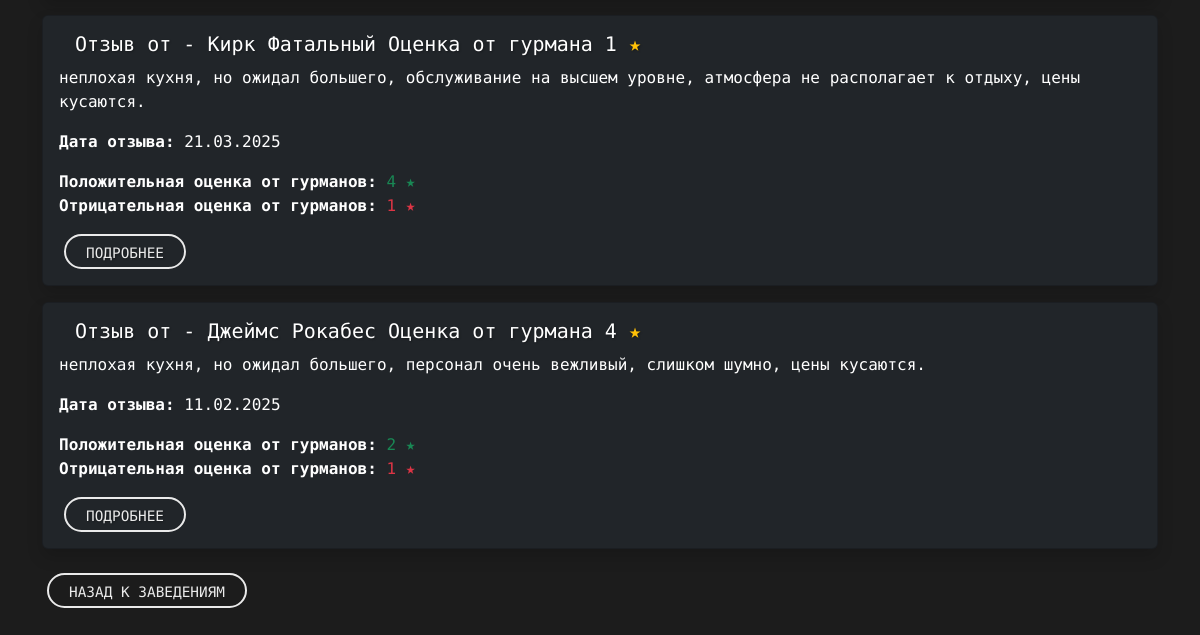
Page /place/peshernaya-temnica/ (lower part) on the earlier database version.
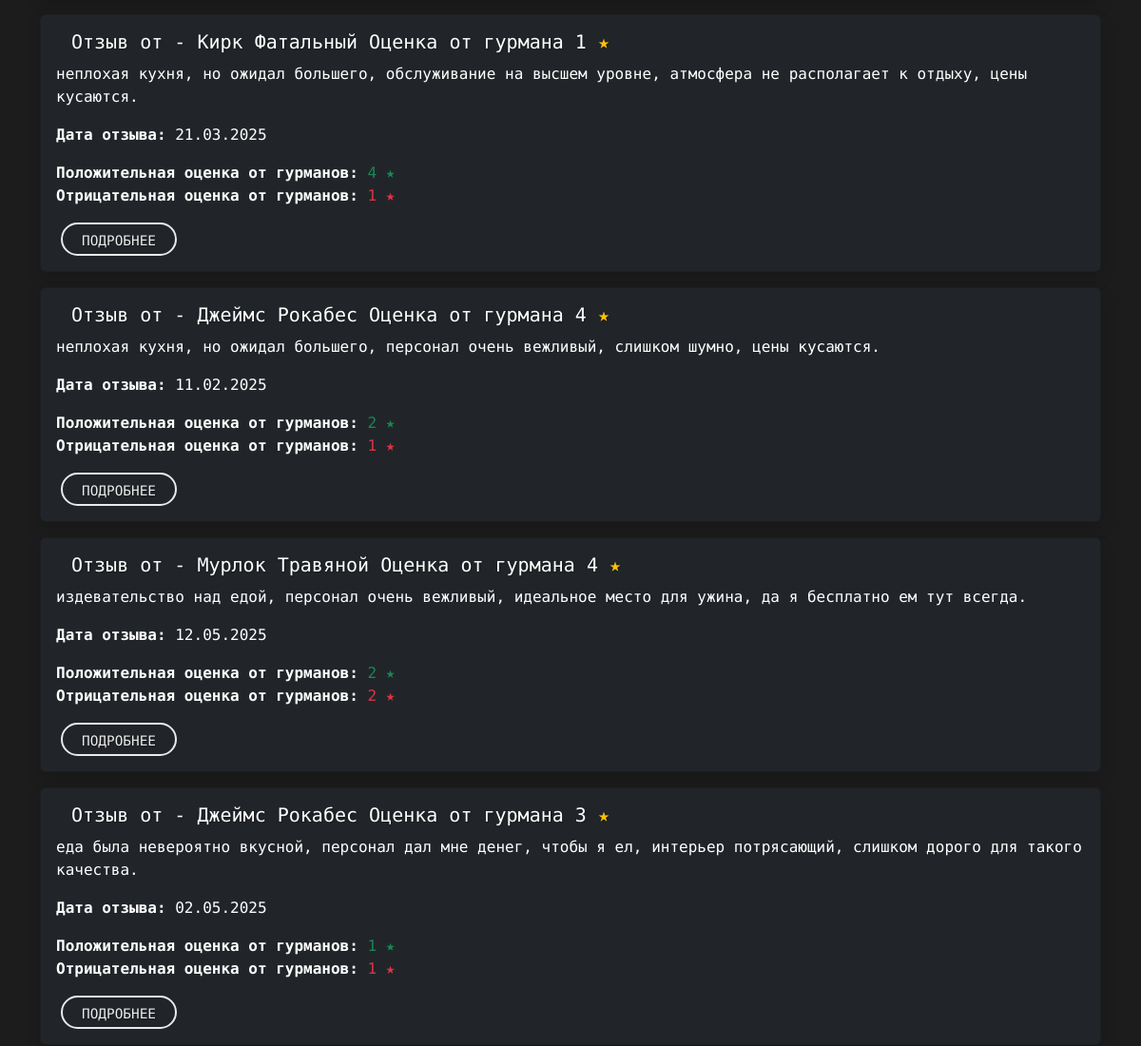
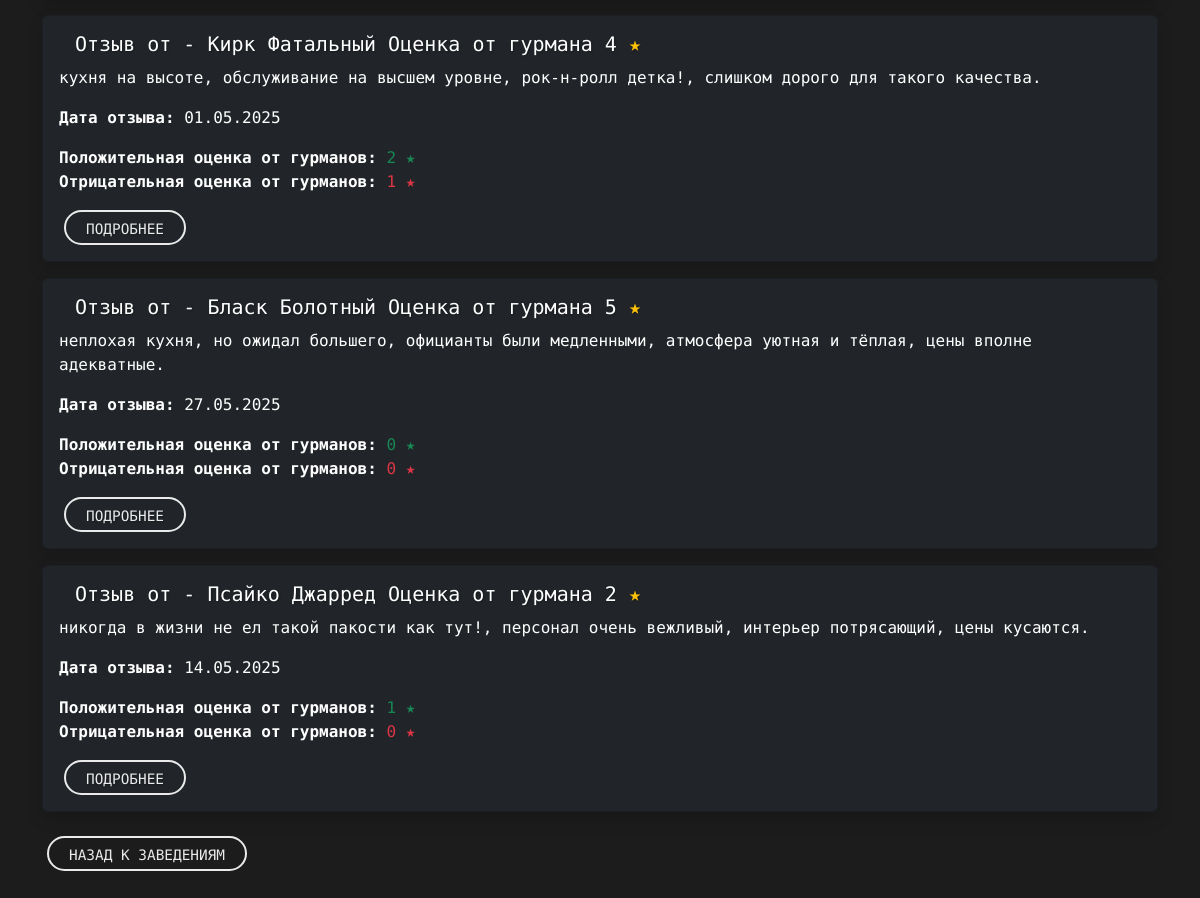
Same page on the later database version (2 pictures, top to bottom).
### landing/models.py (models this page shows, shortened)
class Review(models.Model):
    name = models.CharField(max_length=50)
    review_date = models.DateTimeField(auto_now_add=True)
    description = models.TextField()
    gourmand_rating = models.IntegerField(null=True, blank=True, default=None)
    positive_rating = models.IntegerField(default=0)
    negative_rating = models.IntegerField(default=0)
    gourmand = models.ForeignKey(
        settings.AUTH_USER_MODEL,
        on_delete=models.DO_NOTHING,
        related_name='reviews'
    )
    place = models.ForeignKey('Place', on_delete=models.CASCADE, related_name='reviews')
    slug = models.SlugField(max_length=100, blank=True, unique=True, verbose_name="Слаг")

class User(AbstractBaseUser, PermissionsMixin):
    ROLE_CHOICES = (
        ("gourmand", "Гурман"),
        ("owner", "Владелец заведения"),
    )
    email = models.EmailField(unique=True)
    first_name = models.CharField(max_length=30, blank=True)
    last_name = models.CharField(max_length=30, blank=True)
    role = models.CharField(max_length=10, choices=ROLE_CHOICES, default="gourmand", db_index=True)
    is_active = models.BooleanField(default=True)
    is_staff = models.BooleanField(default=False)
    slug = models.SlugField(max_length=100, blank=True, unique=True, verbose_name="Слаг")
    date_joined = models.DateTimeField(auto_now_add=True, db_index=True)
    objects = UserManager()
    USERNAME_FIELD = "email"
    REQUIRED_FIELDS = ["first_name", "last_name"]

### landing/views.py (the view, shortened to what this page needs)
# urls.py: path('place/<slug:slug>/', views.place, name='place'),
def place(request, slug):
    place_obj = get_object_or_404(Place, slug=slug)
    reviews = Review.objects.filter(place=place_obj)
    context = {
        'place': place_obj,
        'reviews': reviews,
    }
    return render(request, 'places/place.html', context)

### templates/places/place.html (shortened to what this page needs)
{% extends 'landing/base.html' %}
{% load static math_filters %}
{% block content %}
<div class="container my-4 my-md-5">
    {% if reviews %}
        {% for review in reviews %}
            <div class="card bg-dark text-white shadow mt-3">
                <div class="card-body">
                    <h5 class="custom-text-color">Отзыв от - {{ review.gourmand.first_name }} {{ review.gourmand.last_name }} Оценка от гурмана {{ review.gourmand_rating }} <span class="text-warning">★</span></h5>
                    <p>{{ review.description|truncatewords:20 }}</p>
                    <p><strong>Дата отзыва:</strong> {{ review.review_date|date:"d.m.Y" }}</p>
                    <p>
                        <strong>Положительная оценка от гурманов:</strong>
                        <span class="text-success">{{ review.positive_rating }} ★</span><br>
                        <strong>Отрицательная оценка от гурманов:</strong>
                        <span class="text-danger">{{ review.negative_rating }} ★</span>
                    </p>
                    <div class="button_user">
                        <a href="{% url 'review' review.id %}" class="custom-button custom-text-color">Подробнее</a>
                    </div>
                </div>
            </div>
        {% endfor %}
    {% endif %}
    <div class="mt-4 button_user">
        <a href="{% url 'places' %}" class="custom-button">Назад к заведениям</a>
    </div>
</div>
{% endblock %}

### templates/landing/base.html (shortened to what this page needs)
{% load static %}
<!DOCTYPE html>
<html lang="ru">
<head>
    <link rel="stylesheet" href="https://cdn.jsdelivr.net/npm/swiper@11/swiper-bundle.min.css" />
    <link href="https://cdn.jsdelivr.net/npm/bootstrap@5.3.3/dist/css/bootstrap.min.css" rel="stylesheet">
    <link rel="stylesheet" href="{% static 'landing/css/style.css' %}">
    <link href="https://cdn.jsdelivr.net/npm/bootstrap-icons@1.10.5/font/bootstrap-icons.css" rel="stylesheet">
</head>
<body class="main-layout">
<main class="pt-header foot-card">
    {% block content %}
    {% endblock %}
</main >
</body>
</html>

### templates/includes/header.html (shortened to what this page needs)
{% load static %}

### landing/static/landing/css/style.css (style rules this page uses)
body { background-color: #1c1c1c; color: white; font-family: 'LXGW WenKai Mono TC', 'Arial', sans-serif; min-height: 100vh; display: flex; flex-direction: column; }
main { flex: 1 0 auto; }
a { color: #1f1f1f; text-decoration: none !important; outline: none !important; transition: all 0.3s ease-in-out; }
h1, h2, h3, h4, h5, h6 { letter-spacing: 0; font-weight: normal; position: relative; padding: 0 0 10px 0; line-height: normal; color: #111111; margin: 0; }
h5 { font-size: 20px; }
.button_user a { float: left; min-width: 75px; height: 35px; text-align: center; line-height: 35px; position: relative; padding: 0 15px; margin: 0 2px; }
.button_user .custom-button { display: inline-block; min-width: 120px; height: 35px; line-height: 35px; text-align: center; padding: 0 20px; margin: 0 5px; color: #eaeaea; border: 2px solid #eaeaea; border-radius: 25px; transition: all 0.3s ease; text-transform: uppercase; font-size: 0.9rem; }
.foot-card { display: flex; flex-direction: column; justify-content: space-between; }
.card-body { padding-top: 1rem!important; padding-right: 1rem!important; }
.custom-text-color span { color: #FFC107!important; }

Differences in the rows shown:
added Review: gourmand.first_name "Мурлок", gourmand.last_name "Травяной", gourmand_rating "4", description "издевательство над едой, персонал очень вежливый, идеальное место для ужина, да я бесплатно ем тут всегда.", review_date "12.05.2025", positive_rating "2", negative_rating "2"
added Review: gourmand.first_name "Джеймс", gourmand.last_name "Рокабес", gourmand_rating "3", description "еда была невероятно вкусной, персонал дал мне денег, чтобы я ел, интерьер потрясающий, слишком дорого для такого качества.", review_date "02.05.2025", positive_rating "1", negative_rating "1"
added Review: gourmand.first_name "Кирк", gourmand.last_name "Фатальный", gourmand_rating "4", description "кухня на высоте, обслуживание на высшем уровне, рок-н-ролл детка!, слишком дорого для такого качества.", review_date "01.05.2025", positive_rating "2", negative_rating "1"
added Review: gourmand.first_name "Бласк", gourmand.last_name "Болотный", gourmand_rating "5", description "неплохая кухня, но ожидал большего, официанты были медленными, атмосфера уютная и тёплая, цены вполне адекватные.", review_date "27.05.2025", positive_rating "0", negative_rating "0"
added Review: gourmand.first_name "Псайко", gourmand.last_name "Джарред", gourmand_rating "2", description "никогда в жизни не ел такой пакости как тут!, персонал очень вежливый, интерьер потрясающий, цены кусаются.", review_date "14.05.2025", positive_rating "1", negative_rating "0"
